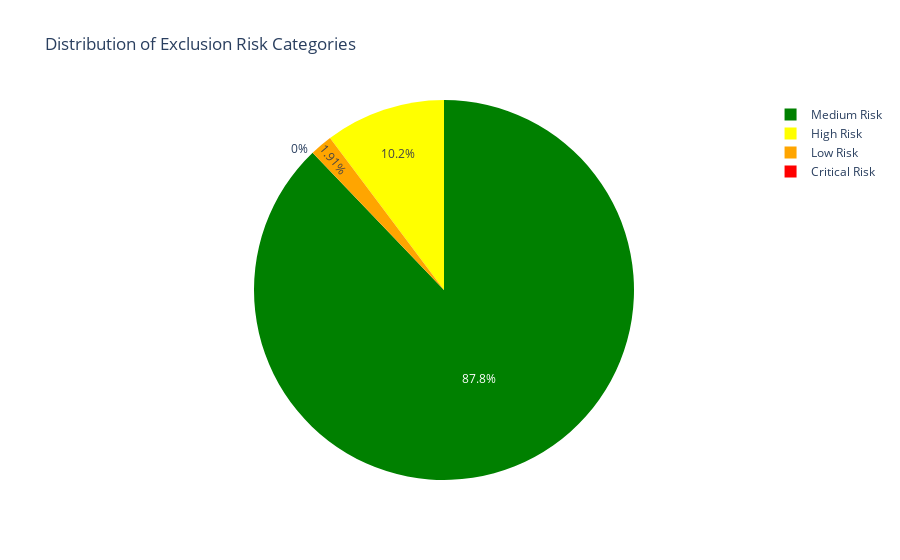

The notebook cell saved with this chart:
### Markdown cell above
### 5.4 Risk Category Distribution

### Code cell
# Categorize districts by risk level
df['risk_category'] = pd.cut(df['exclusion_risk_score'], 
                               bins=[0, 0.25, 0.50, 0.75, 1.0],
                               labels=['Low Risk', 'Medium Risk', 'High Risk', 'Critical Risk'])

risk_summary = df['risk_category'].value_counts().sort_index()

print(" DISTRICT RISK CATEGORIES:")
for category, count in risk_summary.items():
    print(f"  {category}: {count:,} districts ({count/len(df)*100:.1f}%)")

# Pie chart
fig = px.pie(values=risk_summary.values, names=risk_summary.index,
             title='Distribution of Exclusion Risk Categories',
             color_discrete_sequence=['green', 'yellow', 'orange', 'red'])
fig.write_html('../outputs/dashboard/02_risk_category_distribution.html')
fig.show()

print("\n Interactive chart saved: 02_risk_category_distribution.html")

### Figure 1 — Plotly figure (JSON) as saved in the notebook; plotly's stock layout.template omitted (floating-point values rounded to 4 significant figures)
{"data": [{"domain": {"x": [0, 1], "y": [0, 1]}, "hovertemplate": "label=%{label}<br>value=%{value}<extra></extra>", "labels": ["Low Risk", "Medium Risk", "High Risk", "Critical Risk"], "legendgroup": "", "name": "", "showlegend": true, "type": "pie", "values": [20, 918, 107, 0]}], "layout": {"legend": {"tracegroupgap": 0}, "piecolorway": ["green", "yellow", "orange", "red"], "title": {"text": "Distribution of Exclusion Risk Categories"}}}
